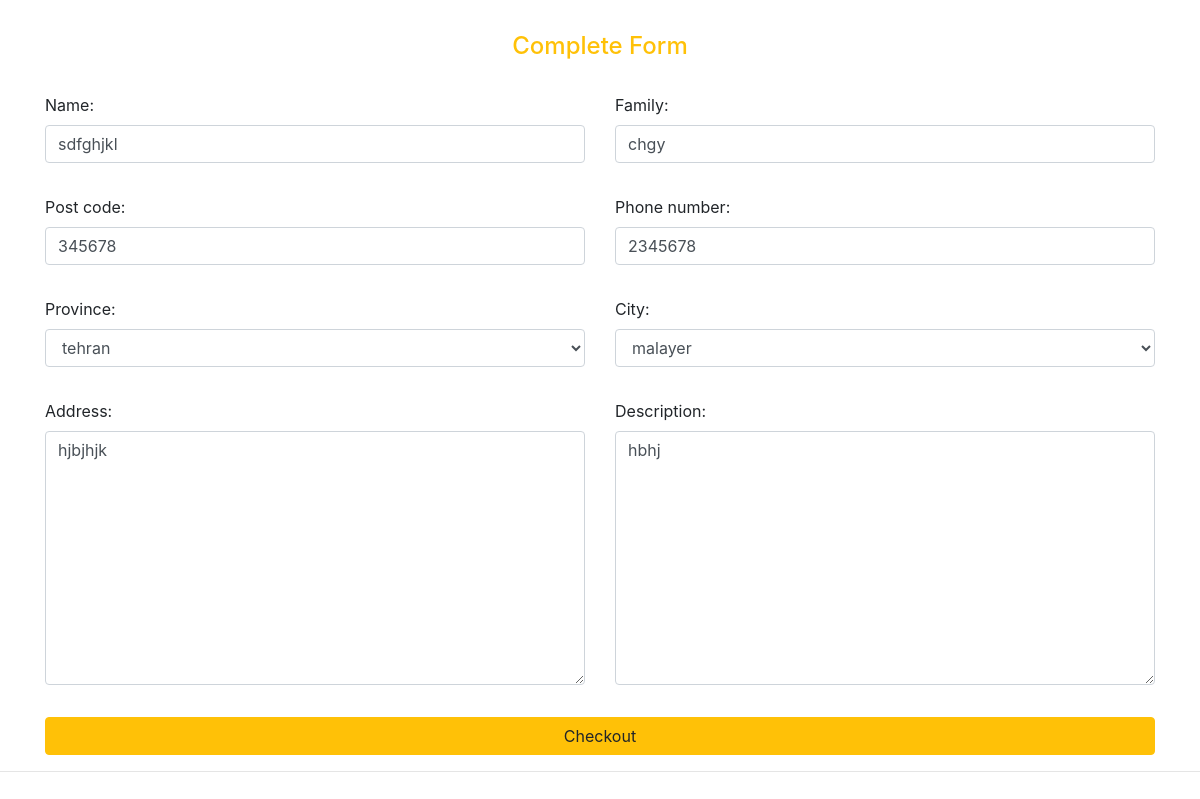
The page /order/complete-order/ (signed in) on the database as committed earlier.
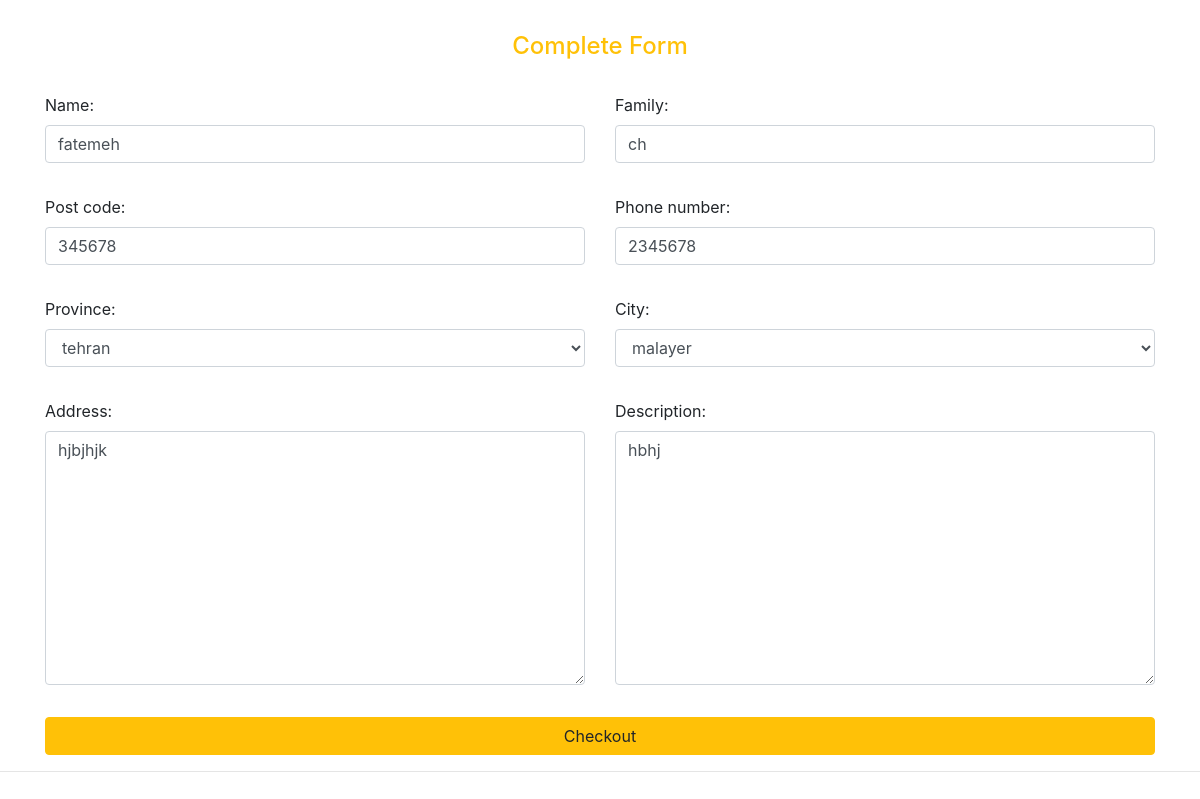
The same page on the database as committed later.
### order_module/models.py (models this page shows, shortened)
class Order( models.Model ):
    owner = models.ForeignKey( User, on_delete=models.CASCADE )
    is_paid = models.BooleanField( default=False, help_text='order paid or not' )
    is_send = models.BooleanField( default=False, help_text='order sent or not' )
    created_date = models.DateTimeField( help_text='created current user order', auto_now_add=True )
    payment_date = models.DateTimeField( null=True, blank=True, help_text='order payment date' )
    tracking_code = models.CharField( null=True, max_length=50 )
    coupon_code = models.ForeignKey( 'Coupon', null=True, on_delete=models.DO_NOTHING, blank=True )
    name = models.CharField( max_length=50, null=True, blank=True )
    family = models.CharField( max_length=50, null=True, blank=True )
    post_code = models.IntegerField( null=True, blank=True )
    phone_number = models.IntegerField( null=True, blank=True )
    province = models.ForeignKey( 'Province', on_delete=models.CASCADE, null=True, blank=True )
    city = models.ForeignKey( 'City', on_delete=models.CASCADE, null=True, blank=True )
    address = models.TextField( null=True, blank=True )
    description = models.TextField( null=True, blank=True )
    class Meta:
        verbose_name = 'user order'
        verbose_name_plural = 'orders list'

### order_module/views.py (the view, shortened to what this page needs)
# urls.py: path( 'complete-order/', views.complete_order, name='complete-order' ),
@login_required
def complete_order(request):
    open_order: Order = Order.objects.get(owner=request.user, is_paid=False)
    if open_order is None:
        return redirect('home_module:home-view')
    context = {
        'title': 'complete order'
    }
    complete_form = CompleteForm(request.POST or None, instance=open_order)
    context['complete_form'] = complete_form
    return render(request, 'order_module/complete_order.html', context)

### order_module/models.py (called while the page is built)
    def __str__(self):
        return self.province_name

    def __str__(self):
        return self.city_name

### order_module/templates/order_module/complete_order.html (shortened to what this page needs)
{% extends 'shared/layout.html' %}
{% block content %}
    <div class="container">
        <h4 class="text-center text-warning m-4 p-2">Complete Form</h4>
        <form method="post" data-cities-url="{% url 'order_module:load_cities' %}" id="completeForm" novalidate>
            <div class="row">
                <div class="col-lg-6 col-md-6 form-group">
                    <label>{{ complete_form.name.label }}:</label>
                    {{ complete_form.name }}
                </div>
                <div class="col-lg-6 col-md-6 form-group">
                    <label>{{ complete_form.family.label }}:</label>
                    {{ complete_form.family }}
                </div>
            </div>
            <div class="row">
                <div class="col-lg-6 col-md-6 form-group">
                    <label>{{ complete_form.post_code.label }}:</label>
                    {{ complete_form.post_code }}
                </div>
                <div class="col-lg-6 col-md-6 form-group">
                    <label>{{ complete_form.phone_number.label }}:</label>
                    {{ complete_form.phone_number }}
                </div>
            </div>
            <div class="row">
                <div class="col-lg-6 col-md-6 form-group">
                    <label>{{ complete_form.province.label }}:</label>
                    {{ complete_form.province }}
                </div>
                <div class="col-lg-6 col-md-6 form-group">
                    <label>{{ complete_form.city.label }}:</label>
                    {{ complete_form.city }}
                </div>
            </div>
            <div class="row">
                <div class="col-lg-6 col-md-6 form-group">
                    <label>{{ complete_form.address.label }}:</label>
                    {{ complete_form.address }}
                </div>
                <div class="col-lg-6 col-md-6 form-group">
                    <label>{{ complete_form.description.label }}:</label>
                    {{ complete_form.description }}
                </div>
            </div>
            <button class="btn btn-warning btn-block" type="submit">Checkout</button>
        </form>
    </div>
{% endblock %}

Rows that differ between the two databases and show on the page:
changed Order "tehran": name "sdfghjkl" → "fatemeh"; family "chgy" → "ch"
